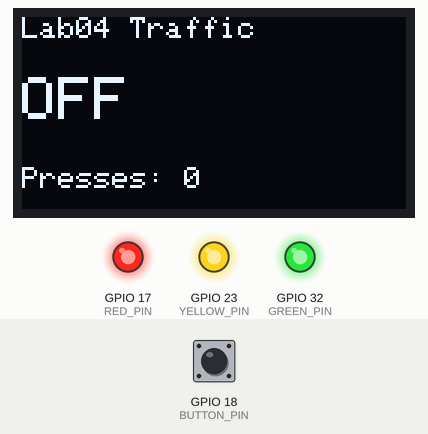
This sketch was run on a simulated ESP32. Parts: 128×64 one-colour display, output pins drawn as LEDs (lit = HIGH). The inputs (shaded band) are chosen by the test bench; at power-on: GPIO 18 (BUTTON_PIN) HIGH. What the sketch prints to the serial monitor is not drawn.

Above: at 1.2 s.
1.3 s: GPIO 18 (BUTTON_PIN) pulled LOW for 0.15 s
At 2.1 s:
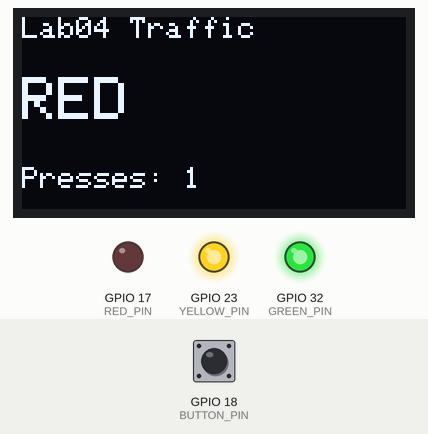
2.9 s: GPIO 18 (BUTTON_PIN) pulled LOW for 1 s
At 3.3 s:
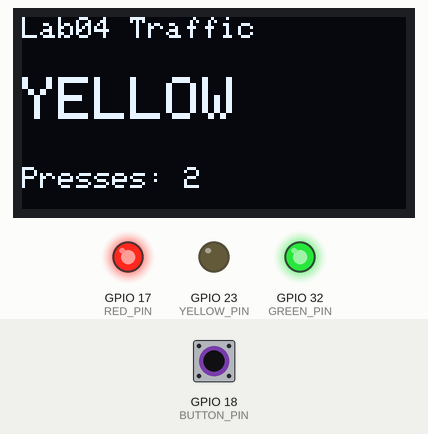
5.4 s: GPIO 18 (BUTTON_PIN) pulled LOW for 0.15 s
At 6.4 s:
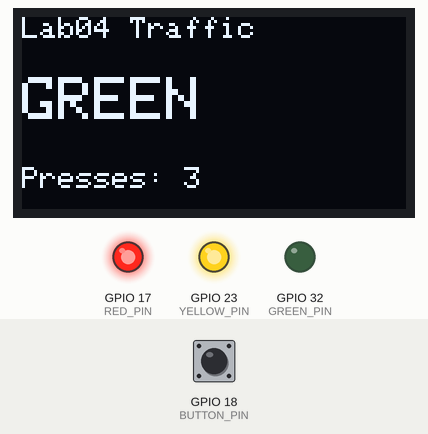
7.0 s: GPIO 18 (BUTTON_PIN) pulled LOW for 3.2 s
At 7.6 s:
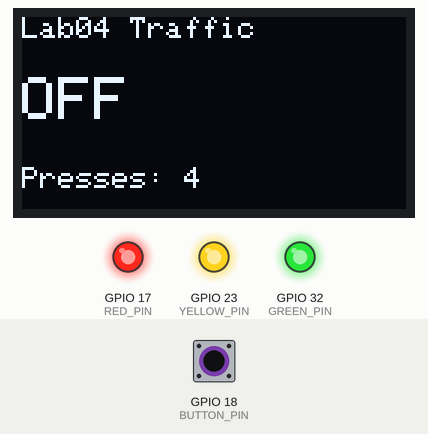
Timing chart, 0 to 10.0 s (numbered marks = the images above; inputs shaded):
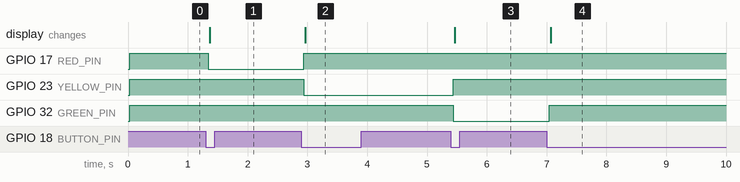

The sketch:

lab04_oled_button_traffic.ino
```cpp
/*
 * Lab 04.6 : ปุ่มเลือกไฟและแสดงสถานะ OLED
 * คำอธิบาย : หนึ่งขอบกดวน OFF/RED/YELLOW/GREEN; OLED ไม่พร้อมยังทดสอบปุ่มและไฟได้
 * วงจร     : OLED I2C: VCC->3V3, GND->GND, SDA->GPIO8, SCL->GPIO9 บน S3 (ESP32 เดิม 21/22) (pull-up ฝั่ง 3.3V); ปุ่มโมดูล 3 ขา: GND->GND, VCC->3V3, OUT->GPIO18; ไฟจราจร 4 ขา common VCC->3V3, RD->GPIO10, YL->GPIO11, GY->GPIO12 (เขียว) บน S3 (ESP32 เดิม 17/23/32)
 * ไลบรารี  : Wire, Adafruit SSD1306, Adafruit GFX Library; ไฟต้องมี R จำกัดกระแสในตัว
 * Board    : ESP32S3 Dev Module; เลือกพิน ESP32-WROOM-32 อัตโนมัติเมื่อใช้ target ESP32 (core 3.x)
 */
#include <Arduino.h>
#include <Wire.h>
#include <Adafruit_GFX.h>
#include <Adafruit_SSD1306.h>

#if defined(CONFIG_IDF_TARGET_ESP32S3)
constexpr uint8_t SDA_PIN = 8;
constexpr uint8_t SCL_PIN = 9;
#elif defined(CONFIG_IDF_TARGET_ESP32)
constexpr uint8_t SDA_PIN = 21;
constexpr uint8_t SCL_PIN = 22;
#else
#error "Use ESP32-S3 or ESP32 with the verified course pin map"
#endif
constexpr uint8_t OLED_ADDRESS = 0x3C;  // เปลี่ยนเป็น 0x3D ตามผล I2C Scanner
constexpr uint32_t I2C_CLOCK_HZ = 100000;
constexpr int SCREEN_WIDTH = 128;
constexpr int SCREEN_HEIGHT = 64;
static_assert(OLED_ADDRESS == 0x3C || OLED_ADDRESS == 0x3D,
              "Use the 7-bit OLED address 0x3C or 0x3D");

// ไม่ใช้ขา reset; กำหนด clock ระหว่างและหลังส่งภาพเป็น 100 kHz
Adafruit_SSD1306 display(SCREEN_WIDTH, SCREEN_HEIGHT, &Wire, -1,
                        I2C_CLOCK_HZ, I2C_CLOCK_HZ);
bool oledReady = false;

bool initOled() {
  if (!Wire.begin(SDA_PIN, SCL_PIN, I2C_CLOCK_HZ)) {
    Serial.println("[OLED] เริ่ม I2C ไม่สำเร็จ; ดูข้อมูลทาง Serial ต่อได้");
    return false;
  }
  Wire.setTimeOut(50);
  // ตรวจ ACK แยกจาก begin(): begin สำเร็จอย่างเดียวไม่ยืนยันว่าจอต่ออยู่
  Wire.beginTransmission(OLED_ADDRESS);
  const uint8_t error = Wire.endTransmission();
  if (error != 0) {
    Serial.printf("[OLED] no ACK at 0x%02X (error=%u); ตรวจไฟ/สาย/address\n",
                  OLED_ADDRESS, error);
    return false;
  }
  // ACK ยืนยันการตอบบนบัส ไม่ได้ระบุ driver; sketch นี้ใช้ SSD1306 128x64
  if (!display.begin(SSD1306_SWITCHCAPVCC, OLED_ADDRESS, true, false)) {
    Serial.println("[OLED] init ไม่สำเร็จ; อาจจัดสรร buffer ไม่ได้");
    return false;
  }
  display.setTextColor(SSD1306_WHITE);
  display.setTextWrap(false);
  Serial.printf("[OLED] ACK at 0x%02X; init=OK; ตรวจข้อความบนจอจริง\n",
                OLED_ADDRESS);
  return true;
}

constexpr uint8_t BUTTON_PIN = 18;
constexpr uint8_t BUTTON_PRESSED_LEVEL = LOW;  // ถ้ากดแล้วอ่าน HIGH ให้เปลี่ยนเป็น HIGH
constexpr uint32_t DEBOUNCE_MS = 40;
bool previousRawLevel = HIGH;
bool stableButtonLevel = HIGH;
uint32_t lastRawChangeMs = 0;
uint32_t pressCount = 0;

void initButton() {
  // โมดูลมีตัวต้านทาน pull-up/pull-down ของตัวเอง จึงใช้ INPUT
  pinMode(BUTTON_PIN, INPUT);
  previousRawLevel = digitalRead(BUTTON_PIN);
  stableButtonLevel = previousRawLevel;
  lastRawChangeMs = millis();
}

bool buttonPressed(uint32_t now) {
  const bool rawLevel = digitalRead(BUTTON_PIN);
  if (rawLevel != previousRawLevel) {
    previousRawLevel = rawLevel;
    lastRawChangeMs = now;  // raw เปลี่ยนต้องเริ่มนับช่วงนิ่งใหม่
  }
  if (rawLevel != stableButtonLevel && now - lastRawChangeMs >= DEBOUNCE_MS) {
    stableButtonLevel = rawLevel;
    // รับเฉพาะขอบเปลี่ยนเข้าสู่สถานะกด; กดค้างไม่เพิ่มจำนวน
    if (stableButtonLevel == BUTTON_PRESSED_LEVEL) {
      pressCount++;
      return true;
    }
  }
  return false;
}

#if defined(CONFIG_IDF_TARGET_ESP32S3)
constexpr uint8_t RED_PIN = 10;
constexpr uint8_t YELLOW_PIN = 11;
constexpr uint8_t GREEN_PIN = 12;
#elif defined(CONFIG_IDF_TARGET_ESP32)
constexpr uint8_t RED_PIN = 17;
constexpr uint8_t YELLOW_PIN = 23;
constexpr uint8_t GREEN_PIN = 32;
#else
#error "Use ESP32-S3 or ESP32 with the verified course pin map"
#endif
constexpr bool TRAFFIC_ACTIVE_LOW = true;  // common VCC: LOW=ติด, HIGH=ดับ
constexpr uint8_t LED_ON_LEVEL = TRAFFIC_ACTIVE_LOW ? LOW : HIGH;
constexpr uint8_t LED_OFF_LEVEL = TRAFFIC_ACTIVE_LOW ? HIGH : LOW;
constexpr uint8_t TRAFFIC_PINS[] = {RED_PIN, YELLOW_PIN, GREEN_PIN};

void initTraffic() {
  // ผูกพินกับ GPIO ด้วย INPUT ก่อน จึงตั้ง latch OFF แล้วค่อยเปิด OUTPUT
  // ขั้นนี้เริ่มทำงานเมื่อเข้า setup แล้ว ไม่รับรองระดับขาขณะ reset/ก่อน setup
  for (uint8_t pin : TRAFFIC_PINS) {
    pinMode(pin, INPUT);
    digitalWrite(pin, LED_OFF_LEVEL);
    pinMode(pin, OUTPUT);
  }
}

void writeTraffic(bool redOn, bool yellowOn, bool greenOn) {
  digitalWrite(RED_PIN, redOn ? LED_ON_LEVEL : LED_OFF_LEVEL);
  digitalWrite(YELLOW_PIN, yellowOn ? LED_ON_LEVEL : LED_OFF_LEVEL);
  digitalWrite(GREEN_PIN, greenOn ? LED_ON_LEVEL : LED_OFF_LEVEL);
}

constexpr uint8_t STATE_COUNT = 4;
const char* const STATE_NAMES[] = {"OFF", "RED", "YELLOW", "GREEN"};
uint8_t trafficState = 0;
constexpr uint32_t REPORT_INTERVAL_MS = 500;
uint32_t previousReportMs = 0;

void drawTraffic() {
  if (!oledReady) return;
  display.clearDisplay();
  display.setTextSize(1);
  display.setCursor(0, 0);
  display.println("Lab04 Traffic");
  display.setTextSize(2);
  display.setCursor(0, 20);
  display.println(STATE_NAMES[trafficState]);
  display.setTextSize(1);
  display.setCursor(0, 50);
  display.print("Presses: ");
  display.print(pressCount);
  display.display();
}

void applyTraffic() {
  writeTraffic(trafficState == 1, trafficState == 2, trafficState == 3);
  drawTraffic();
  Serial.printf("[SYSTEM] state=%s count=%lu oledInit=%s\n",
                STATE_NAMES[trafficState], static_cast<unsigned long>(pressCount),
                oledReady ? "OK" : "FAILED");
}

void setup() {
  Serial.begin(115200);
  initTraffic();  // ปิดไฟก่อนเริ่ม I2C หรือทำงานส่วนอื่น
  initButton();
  oledReady = initOled();
  applyTraffic();
}

void loop() {
  const uint32_t now = millis();
  if (buttonPressed(now)) {
    trafficState = (trafficState + 1) % STATE_COUNT;
    applyTraffic();
  }
  if (now - previousReportMs >= REPORT_INTERVAL_MS) {
    previousReportMs = now;
    Serial.printf("[SYSTEM] raw=%u stable=%u state=%s\n",
                  previousRawLevel, stableButtonLevel, STATE_NAMES[trafficState]);
  }
}
```

Measured:
- after the input at 1.3 s, GPIO 17 (RED_PIN): HIGH → LOW at once; the display: changes after 0.07 s (image 1)
- after the input at 2.9 s, GPIO 17 (RED_PIN): LOW → HIGH at once; GPIO 23 (YELLOW_PIN): HIGH → LOW at once; the display: changes after 0.07 s (image 2)
- after the input at 5.4 s, GPIO 23 (YELLOW_PIN): LOW → HIGH at once; GPIO 32 (GREEN_PIN): HIGH → LOW at once; the display: changes after 0.07 s (image 3)
- after the input at 7.0 s, GPIO 32 (GREEN_PIN): LOW → HIGH at once; the display: changes after 0.07 s (image 4)
